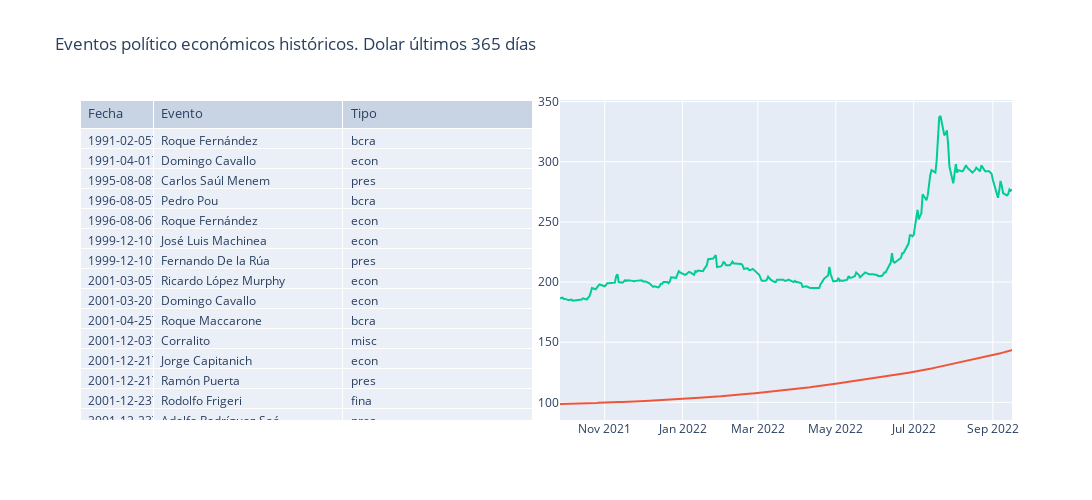

Notebook code for this chart:
### Code cell
from turtle import width


fig = make_subplots(
    rows=1, cols=2,
    shared_xaxes=True,
    horizontal_spacing=0.03,
    specs=[[{"type":"table"}, {"type":"xy"}]]
)

fig.add_trace(
    go.Table(
        columnwidth=[31,80],
        header=dict(
            values=['Fecha','Evento','Tipo'],
            font=dict(size=13),
            align = 'left'
            ),
        cells=dict(
            values=[df_milestone.d,
                    df_milestone.e,
                    df_milestone.t], align = "left")
        ),
        row=1, col=1
    )

fig.add_trace(
    go.Line(
        x=df_365_2.d,
        y=df_365_2.dolarOficial
    ),
    row = 1, col=2
)

fig.add_trace(
    go.Line(
        x=df_365_2.d,
        y=df_365_2.dolarBlue
    ),
    row = 1, col=2
)

fig.update_layout(
    height=500,
    width=1200,
    showlegend=False,
    title_text="Eventos político económicos históricos. Dolar últimos 365 días"
)

fig.show()

### Figure 1 — Plotly figure (JSON) as saved in the notebook; plotly's stock layout.template omitted (floating-point values rounded to 4 significant figures; data arrays with more than 128 entries replaced by an {"elided": "..."} marker saying what was removed)
{"data": [{"cells": {"align": "left", "values": {"elided": "3x55 str values"}}, "columnwidth": [31, 80], "domain": {"x": [0, 0.485], "y": [0, 1]}, "header": {"align": "left", "font": {"size": 13}, "values": ["Fecha", "Evento", "Tipo"]}, "type": "table"}, {"type": "scatter", "x": {"elided": "238 str values"}, "xaxis": "x", "y": {"elided": "238 float values"}, "yaxis": "y"}, {"type": "scatter", "x": {"elided": "238 str values"}, "xaxis": "x", "y": {"elided": "238 float values"}, "yaxis": "y"}], "layout": {"height": 500, "showlegend": false, "title": {"text": "Eventos político económicos históricos. Dolar últimos 365 días"}, "width": 1200, "xaxis": {"anchor": "y", "domain": [0.515, 1]}, "yaxis": {"anchor": "x", "domain": [0, 1]}}}
